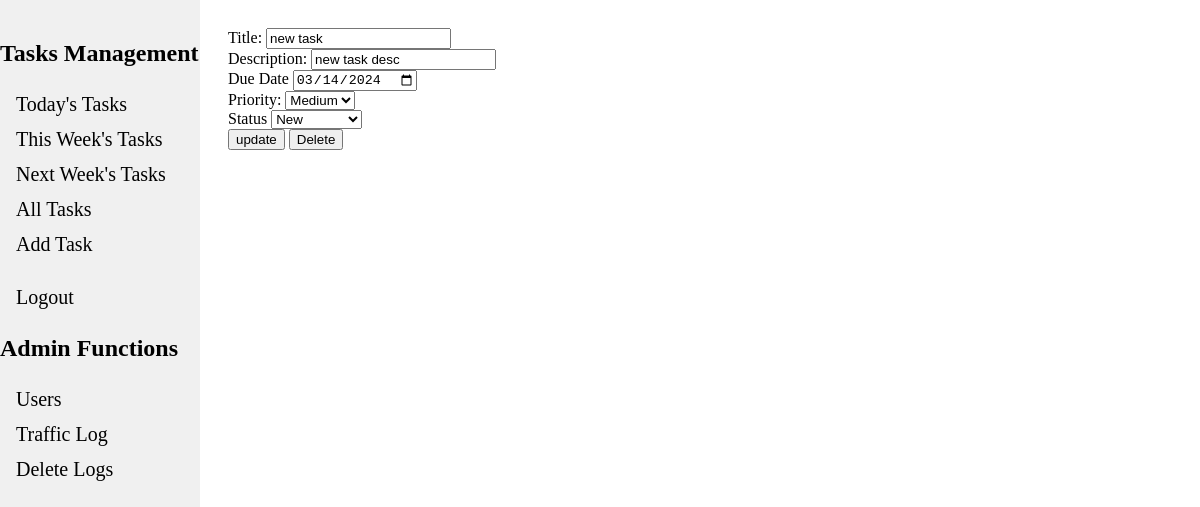
The page /edit_task/1 (signed in) on the database its author committed.
### tables this page shows
CREATE TABLE tasks (
    id INTEGER PRIMARY KEY AUTOINCREMENT,
    user_id INTEGER KEY,
    title TEXT NOT NULL,
    description TEXT,
    due_date DATE,
    priority TEXT DEFAULT 'High',
    status TEXT DEFAULT 'New' /* Can be New, In Progress, Done, Abandoned */
);

### app.py (the view, shortened to what this page needs)
@app.route("/edit_task/<int:task_id>", methods=["GET", "POST"])
@login_required
def edit_task(task_id):
    task = g.db.execute("SELECT * FROM tasks WHERE id = ?", (task_id,)).fetchone()
    form = EditTaskForm()
    if request.method == "GET":
        form.title.data = task["title"]
        form.description.data = task["description"]
        form.due_date.data = task["due_date"]
        form.priority.data = task["priority"]
        form.status.data = task["status"]
    if request.method == "POST" and "delete" in request.form:  # Check if the delete button is pressed
        g.db.execute("DELETE FROM tasks WHERE id = ?", (task_id,))
        g.db.commit()
        return redirect(url_for("list_tasks"))
    return render_template("edit_task_form.html", form=form)

### forms.py
class EditTaskForm(FlaskForm):
    title = StringField("Title: ", validators=[InputRequired()])
    description = StringField("Description:", validators=[InputRequired()])
    due_date = DateField()
    priority = SelectField("Priority:", choices=[('high', 'High'), ('medium', 'Medium'), ('low', 'Low')], validators=[InputRequired()])
    status = SelectField("Status", choices=[('New', 'New'), ('In Progress', 'In Progress'), ('Done', 'Done'), ('Abandoned', 'Abandoned')], validators=[InputRequired()])
    submit = SubmitField("update")
    delete = SubmitField("Delete")

### app.py (called while the page is built)
@app.before_request
def load_logged_in_user():
    g.user = session.get("user_id", None)
    session_email = session.get("email", None)
    g.is_admin = session.get('is_admin', None) # Could use to gate admin functions
    db = get_db()
    client_ip = request.remote_addr
    endpoint = request.endpoint
    time = datetime.now()
    g.db.execute("""INSERT INTO traffic_logs (time,ip_addr,user_email,endpoint) VALUES (?,?,?,?)""",
            (time,client_ip, session_email, endpoint))
    g.db.commit()   # note i use the global g.db, for cleanliness throughout the file

def login_required(view):
    @wraps(view)
    def wrapped_view(*args, **kwargs):
        if g.user is None:
            return redirect(url_for("login", next=request.url))
        return view(*args,**kwargs)
    return wrapped_view

### database.py (called while the page is built)
def get_db():
    if "db" not in g:
        g.db = sqlite3.connect(DATABASE, detect_types=sqlite3.PARSE_DECLTYPES)
        g.db.row_factory = sqlite3.Row
        return g.db

### templates/edit_task_form.html (shortened to what this page needs)
{%extends "base.html"%}
{%block content %}
<form action="" method="POST" novalidate>
    {{form.title.label}}
    {{form.title()}}
    <br>
    {{form.description.label}}
    {{form.description()}}
    <br>
    {{form.due_date.label}}
    {{form.due_date()}}
    <br>
    {{form.priority.label}}
    {{form.priority()}}
    <br>
    {{form.status.label}}
    {{form.status()}}
    <br>
    {{form.submit()}}
    {{form.delete()}}
    <br>
</form>
{%endblock%}

### rows shown on the page
tasks: title "new task", description "new task desc", due_date "03/14/2024", priority "Medium", status "New"
